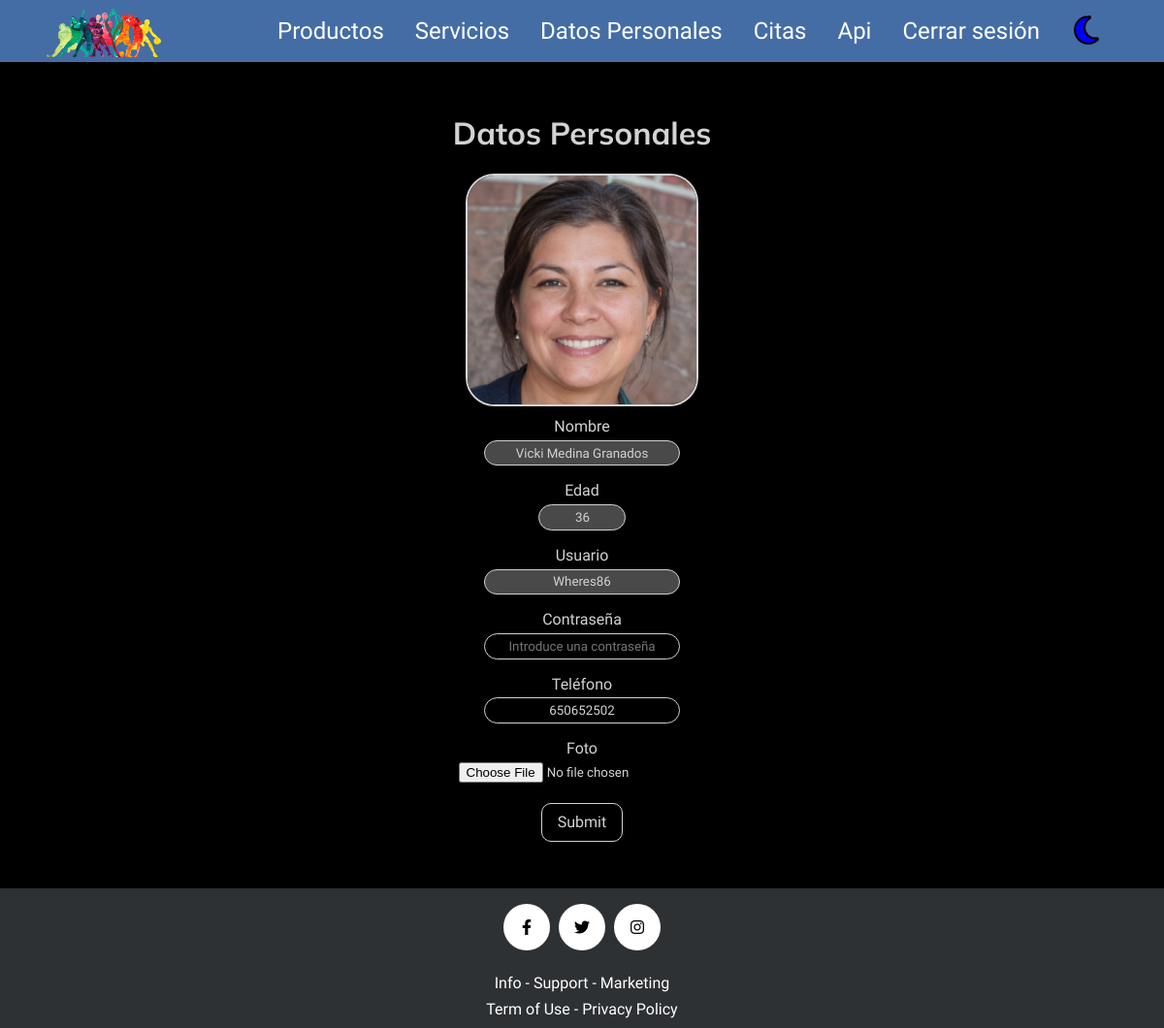
The app's page /php/socios/socio_personal.php (signed in) with its own data.
### tables this page shows
CREATE TABLE `socio` (
  `id` bigint(20) NOT NULL,
  `nombre` varchar(50) NOT NULL,
  `edad` int(2) DEFAULT NULL,
  `usuario` varchar(20) NOT NULL,
  `pass` varchar(32) NOT NULL,
  `telefono` varchar(9) DEFAULT NULL,
  `foto` varchar(80) DEFAULT '../../img/usuarios/'
);

### php/socios/socio_personal.php (the view, shortened to what this page needs)
<!DOCTYPE html>
<html lang="es">
<head>
    <link rel="stylesheet" href="../../css/style.css">
    <link rel="stylesheet" href="https://cdnjs.cloudflare.com/ajax/libs/font-awesome/6.2.0/css/all.min.css" />
</head>
<body>
    <?php
        require_once "../funciones.php";
        if(!isset($_SESSION['usuario'])){
            header('Refresh: 0; URL=../acceso/acceso.php');
        }else{
            if($_SESSION['usuario']=="admin"){
                denegado();
            }else{
                $usuario=$_SESSION['usuario'];
                $conexion=conectarServidor();
                $consulta=$conexion->query("select id from socio where usuario='$usuario'");
                $num=$consulta->fetch_array(MYSQLI_ASSOC);
                $id=$num['id'];
                if($id!=0){
                    echo "<h1>Datos Personales</h1>";
                    $datos=getAll("club","socio","$id");
                    echo "<img class='imagen_mod' src='../../$datos[foto]' alt='$datos[nombre]'>
                    <form action='#' method='post' enctype='multipart/form-data' class='modificar'>
                        <label for='nombre'>Nombre</label>
                        <input type='text' name='nombre' value='$datos[nombre]' maxlength='50' disabled>
                        <label for='edad'>Edad</label>
                        <input class='numero' type='number' name='edad' value='$datos[edad]' min='0' max='99' disabled>
                        <label for='usuario'>Usuario</label>
                        <input type='text' name='usuario' value='$datos[usuario]' maxlength='20' disabled>
                        <label for='pass'>Contraseña</label>
                        <input type='password' name='pass' value='' placeholder='Introduce una contraseña' maxlength='32'>
                        <label for='tlf'>Teléfono</label>
                        <input type='tel' name='tlf' value='$datos[telefono]' maxlength='9'>
                        <label for='foto'>Foto</label>
                        <input type='file' name='foto'>
                        <input type='submit' name='enviar' class='enviar'>
                    </form>";
                }else{
                    echo "<p class='notificacion mal'>ERROR - Socio no válido</p>";
                }
            }
        }
    ?>
</body>
</html>

### css/style.css (style rules this page uses)
body { margin: 0%; }
* { box-sizing: border-box; font-family: 'Red Hat Text', sans-serif; }
header,h1,h2,h3 { font-family: 'Mulish', sans-serif; }
h1 { text-align: center; }
.insertar,.modificar { display: flex; flex-direction: column; text-align: center; }
input,textarea,select { width: max-content; margin: 0.3rem auto 1rem; text-align: center; }
input:not(input[type="file"],.enviar),textarea,select { border-radius: 15px; border: 1px solid black; padding: 0.3rem; }
input.numero[type="number"], input.numero[disabled] { padding: 0.3rem 0.3rem 0.3rem 1.3rem; }
.enviar { padding: 0.6rem 1rem; font-size: 1rem; border-radius: 10px; border: 1px solid black; cursor: pointer; }
img.imagen_mod { display: block; margin: auto; height: 15rem; border: 2px solid #80afc9; border-radius: 30px; margin-bottom: 0.7rem; }
.modo_noche { background-color: black; color: lightgray; border-color: lightgray; }
.modo_noche * { border-color: lightgray !important; }
.modo_noche input:disabled,.modo_noche textarea:disabled,.modo_noche select:disabled { background-color: rgb(73, 73, 73); }
.modo_noche input,.modo_noche textarea,.modo_noche select { color: lightgray; background-color: black; }

### records on screen
socio: foto (picture), nombre "Vicki Medina Granados", edad "36", usuario "Wheres86", tlf "650652502"
